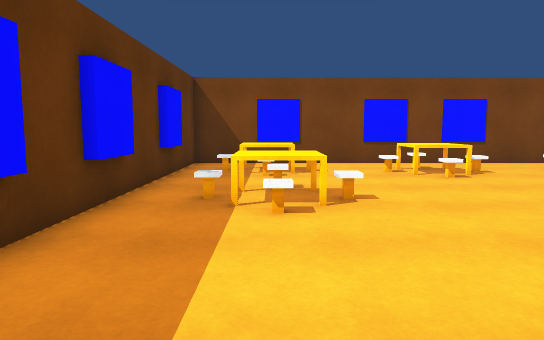
View 1 (above)

13 first-person views from a walk through a scene from a Unity 3-D project. The camera is 1.2 m above the floor, tilts 6° down and sees 70° across. The floor is counted in squares, 1 m on a side. Each view is taken from the middle of a square. On the plan, view 1 faces up. The plan holds only what a view shows up to about 15 squares ahead; the rest is blank. The player is left out. Surface patterns are stand-ins for the level's own textures.

View 2
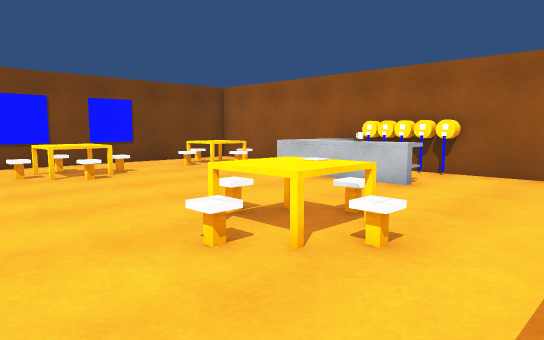

View 3
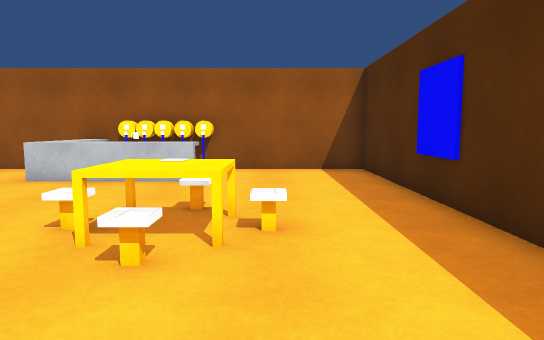

View 4
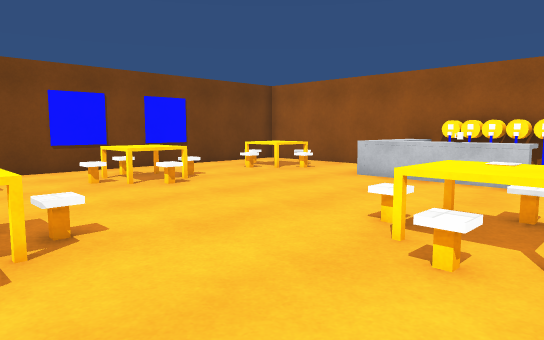

View 5
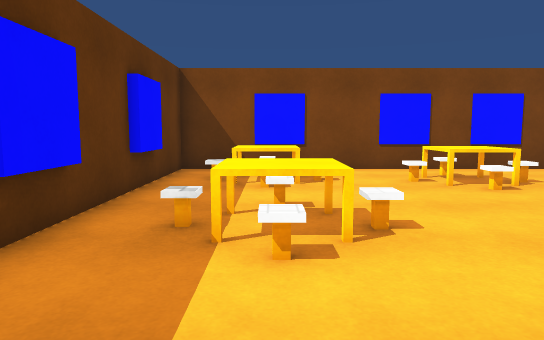

View 6
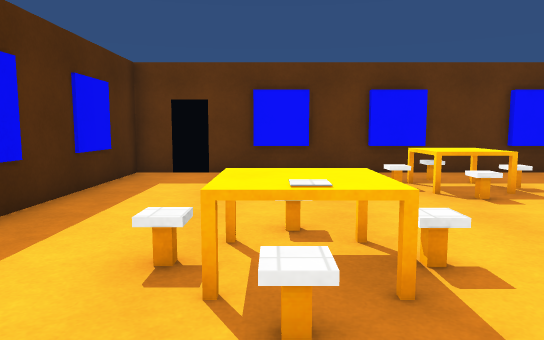

View 7
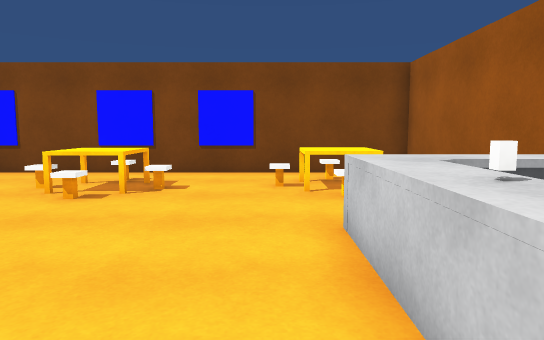

View 8
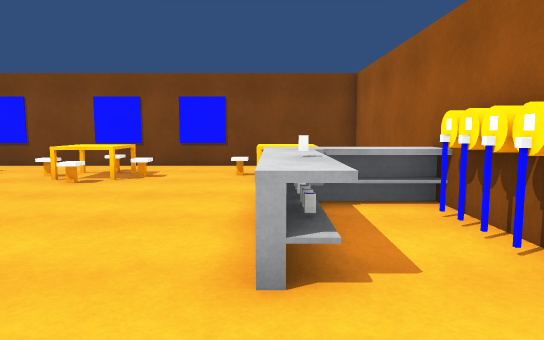

View 9
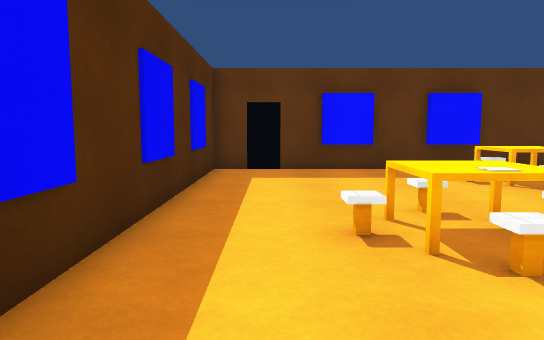

View 10
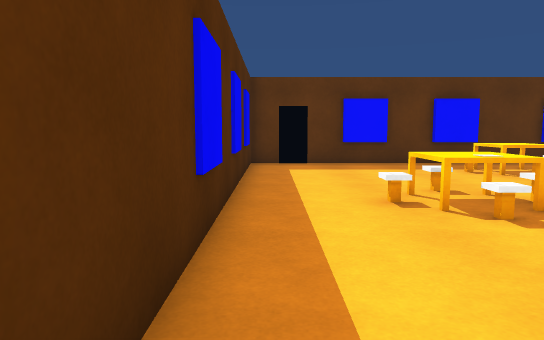

View 11
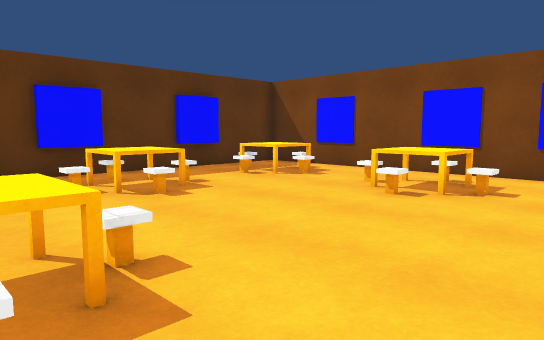

View 12
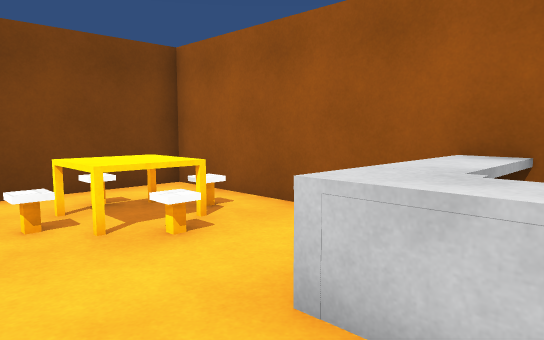

View 13
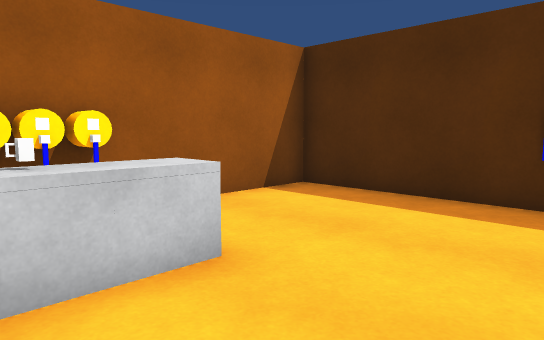

### Floor plan
Key: @ floor where view 1 was taken; # wall or solid block; . main floor; : floor 0.75 m higher than the main floor; / step, stairs or slope; M mug; O other object.
Columns run from 3 left of view 1 to 12 right of it. Each row starts with its distance up from view 1.
 14 ################
 13 #..............#
 12 #.//...OO...OO.#
 11 #..:O..OO..OOO.#
 10 #../...OO......#
  9 #..............#
  8 #..O........OOO#
  7 #.O ........OOO#
  6 #...........O.OO
  5 #...........M.OO
  4 #......::...O.OO
  3 #...../O//.....#
  2 #......./......#
  1 #..............#
  0 #..@...........#
 -1 ################

Positions as (right, up) in squares from view 1, and headings:
1: (0, 0), facing up
2: (1, 0), facing up-right
3: (0, 2), facing right
4: (0, 2), facing up-right
5: (0, 2), facing up
6: (8, 3), facing left
7: (8, 3), facing up
8: (9, 1), facing up
9: (9, 1), facing left
10: (11, 0), facing left
11: (8, 3), facing up-left
12: (7, 6), facing up-right
13: (6, 6), facing down-right
